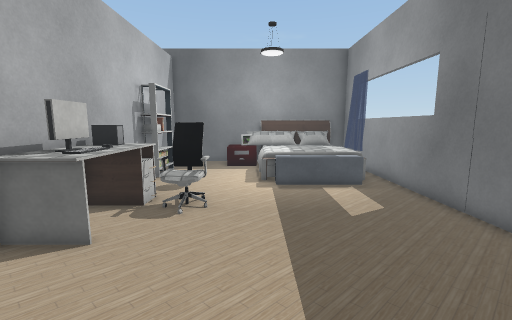
View 1 (above)

15 first-person views from a walk through a Unity game level. The camera is 1.4 m above the floor, tilts 8° down and sees 90° across. The floor is counted in squares, 0.5 m on a side. Each view is taken from the middle of a square. On the plan, view 1 faces up. The plan holds only what a view shows up to about 19 squares ahead; the rest is blank. The place goes on beyond the plan. The player is left out. Some surface patterns are stand-ins.

View 2
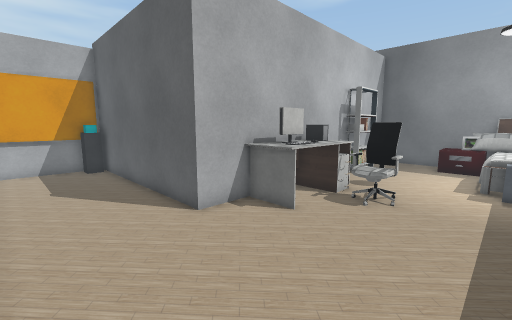

View 3
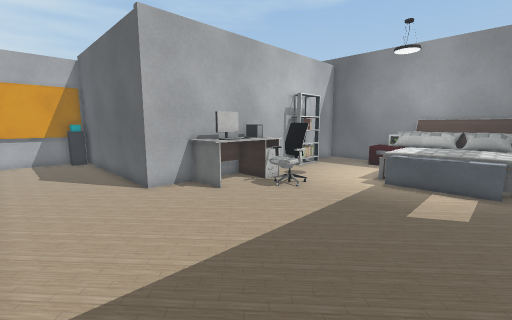

View 4
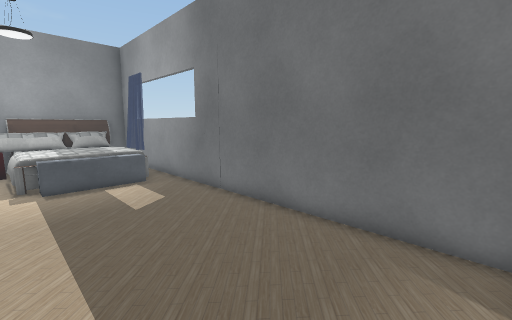

View 5
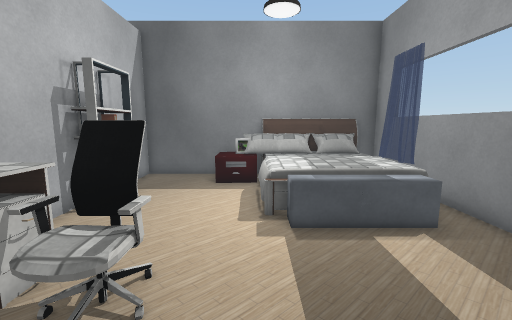

View 6
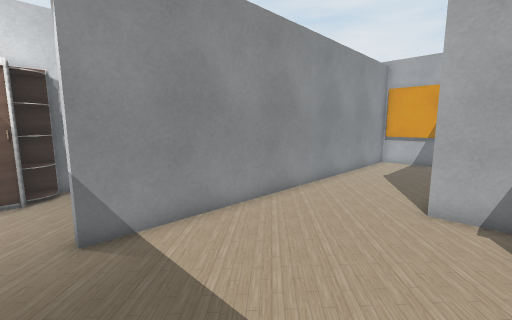

View 7
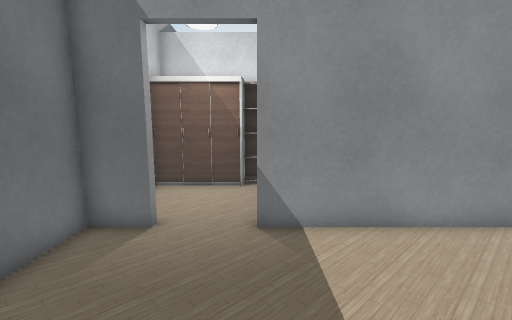

View 8
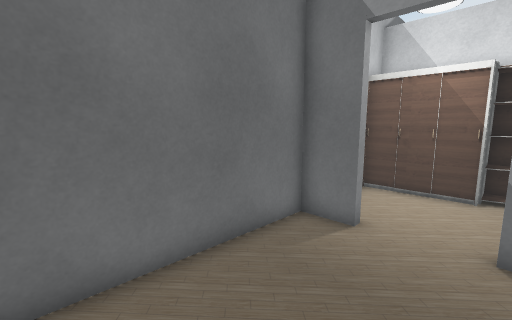

View 9
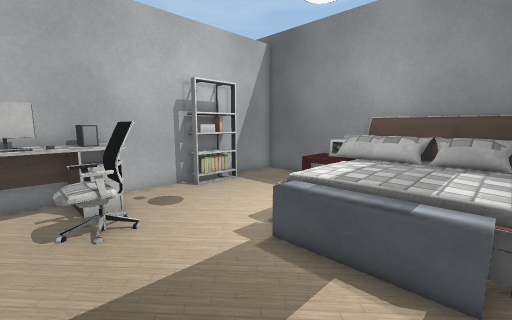

View 10
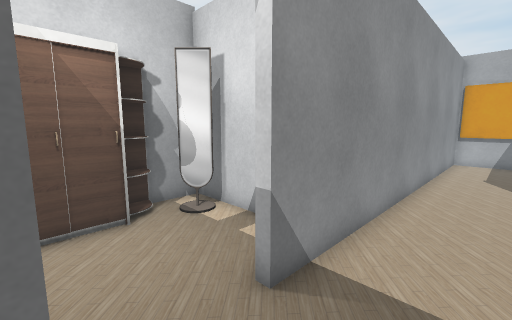

View 11
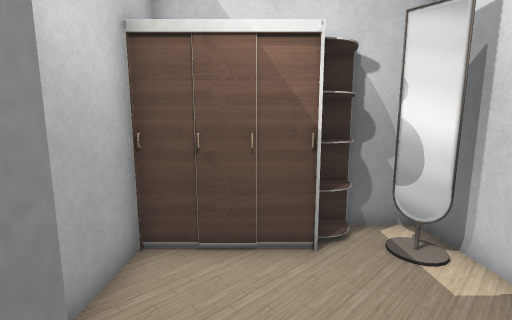

View 12
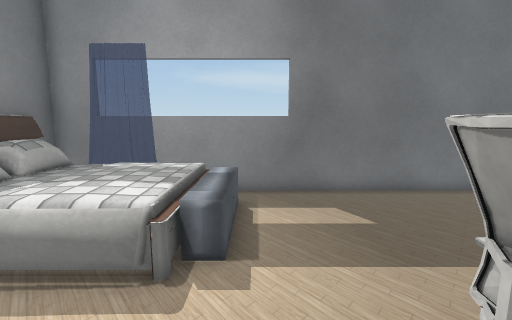

View 13
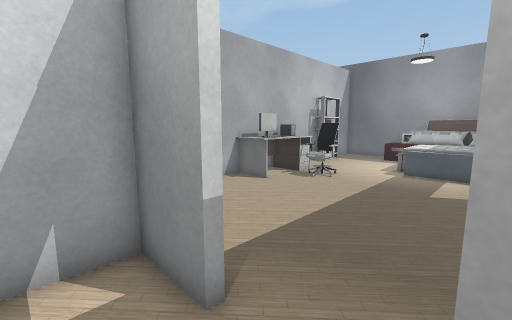

View 14
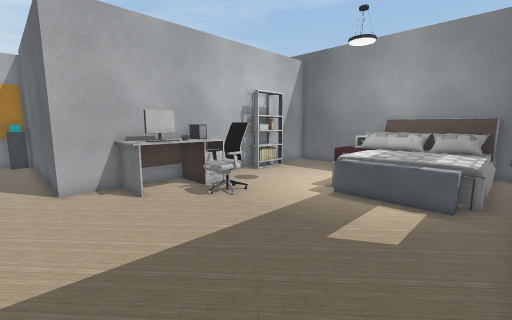

View 15
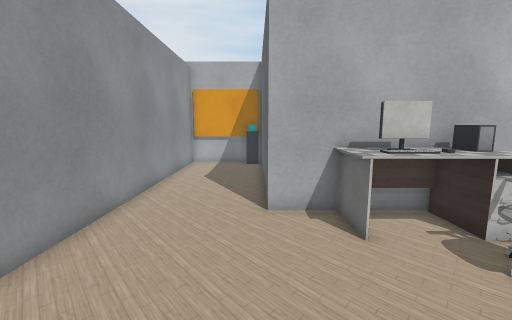

### Floor plan
Points are (right, up) in squares from view 1. A wall is a line through its corners. A room is listed if a view was taken in it or the views show most of it. See-through windows are left out.
Room 1 (views 1, 2, 3, 4, 5, 6, 7, 8, 9, 10, 11, 12, 14, 15)
walls: (-6.1, 5.5) (-6.1, 3.4) (-16.8, 3.4) (-16.8, -1.7); (-6.1, 13.5) (-6.1, 8.4); (4.8, -2.1) (4.8, -1.7) (6.6, -1.7) (6.6, 19.3) (5.4, 19.3); (-2.4, 19.3) (-6.1, 19.3) (-6.1, 15.4); (-16.9, 2.5) (-16.9, -1.7) (2, -1.7) (2, -2)
ways out: opening at (3, -2) to room 2
objects: other object (-16, 2) to (-16, 3); bookshelf (-6, 13) to (-5, 16); computer (-5, 6) to (-4, 7); computer (-5, 7) to (-5, 8); desk (-5, 8) to (-4, 10); computer (-5, 9); chair (-3, 8) to (-2, 10); nightstand (-2, 17) to (0, 19); bed (0, 13) to (6, 19); other object (1, 12) to (5, 12)
Room 2 (view 13)
walls: (0.1, -5.9) (0.9, -6.8); (2, -2) (-0.5, -2) (-0.5, -7.4); (6.6, -6.4) (6.6, -4.1); (-0.1, -7.9) (1.5, -7.9)
ways out: opening at (3, -2) to room 1
objects: other object (2, -7) to (6, -6)

Where each view was taken, in squares from view 1:
view 1: 0 up, 0 right, facing up
view 2: 1 down, 1 right, facing up-left
view 3: 1 down, 5 right, facing up-left
view 4: 1 down, 0 right, facing up-right
view 5: 5 up, 0 right, facing up
view 6: 5 up, 3 right, facing down-left
view 7: 5 up, 2 right, facing down
view 8: 5 up, 2 right, facing down-right
view 9: 7 up, 5 right, facing up-left
view 10: 1 up, 5 right, facing down-left
view 11: 1 down, 4 right, facing down
view 12: 11 up, 4 left, facing right
view 13: 4 down, 5 right, facing up-left
view 14: 2 up, 6 right, facing up-left
view 15: 3 up, 2 right, facing left
